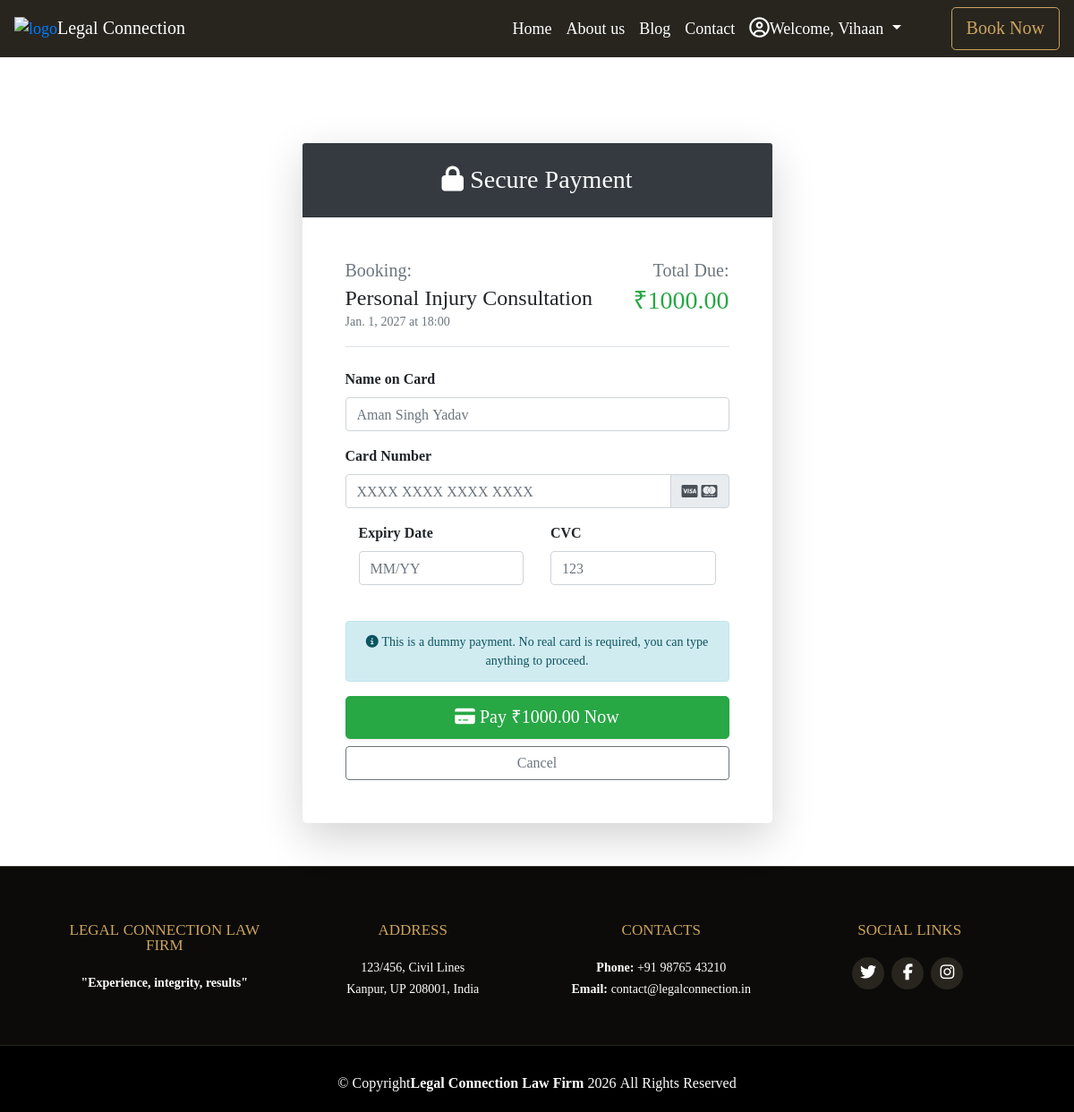
Screenshot of /booking/payment/10/ (signed in) with the database file from the repository.
### booking/models.py (models this page shows, shortened)
class Booking(models.Model):
    user = models.ForeignKey(User, on_delete=models.CASCADE)
    service = models.ForeignKey(Service, null=True, on_delete=models.SET_NULL)
    name = models.CharField(max_length=50)
    email = models.EmailField(blank=True, null=True)
    phoneRegex = RegexValidator(regex=r'^\+?1?\d{8,15}$',
                                message="Please enter a valid phone number,"
                                "e.g. 9876543210. Up to 15 digits allowed.",
                                code="invalid")
    phone = models.CharField(validators=[phoneRegex], max_length=16,
                             null=True, blank=True)
    date = models.DateField()
    time = models.CharField(max_length=30, choices=HOURS, default='10:00')
    is_paid = models.BooleanField(default=False)
    video_call_link = models.URLField(blank=True, null=True)
    class Meta:
        unique_together = ('user', 'date', 'time', 'service')

class Service(models.Model):
    service_name = models.CharField(max_length=150, unique=True)
    price = models.DecimalField(max_digits=10, decimal_places=2)
    class Meta:
        unique_together = ('service_name', 'price', )
        ordering = ['-price']

### booking/views.py (the view)
# urls.py: path('payment/<int:booking_id>/', views.payment, name='payment'),
def payment(request, booking_id):
    booking = get_object_or_404(Booking, id=booking_id)
    if request.user != booking.user:
        return redirect('bookings')
    if request.method == 'POST':
        booking.is_paid = True
        booking.video_call_link = f"https://meet.jit.si/LegalConnectionBooking{booking.id}"
        booking.save()
        messages.success(request, 'Payment successful! Your video call link is ready.')
        return redirect('bookings')
    context = {'booking': booking}
    return render(request, 'payment.html', context)

### templates/payment.html (shortened to what this page needs)
{% extends 'base.html' %}
{% load static %}
{% block content %}
<div class="container mt-5 pt-5 mb-5">
    <div class="row justify-content-center">
        <div class="col-md-6">
            <div class="card shadow-lg border-0 rounded-lg">
                <div class="card-header bg-dark text-white text-center py-4">
                    <h3 class="mb-0"><i class="fa-solid fa-lock"></i> Secure Payment</h3>
                </div>
                <div class="card-body p-5">
                    <div class="d-flex justify-content-between mb-4 pb-3 border-bottom">
                        <div>
                            <h5 class="text-muted mb-1">Booking:</h5>
                            <h4 class="mb-0">{{ booking.service.service_name }}</h4>
                            <small class="text-muted">{{ booking.date }} at {{ booking.time }}</small>
                        </div>
                        <div class="text-right">
                            <h5 class="text-muted mb-1">Total Due:</h5>
                            <h3 class="text-success mb-0">₹{{ booking.service.price }}</h3>
                        </div>
                    </div>
                    <form method="POST">
                        <div class="form-group mb-3">
                            <label class="font-weight-bold">Name on Card</label>
                            <input type="text" class="form-control" placeholder="Aman Singh Yadav" required>
                        </div>
                        <div class="form-group mb-3">
                            <label class="font-weight-bold">Card Number</label>
                            <div class="input-group">
                                <input type="text" class="form-control" placeholder="XXXX XXXX XXXX XXXX" required>
                                <div class="input-group-append">
                                    <span class="input-group-text"><i class="fa-brands fa-cc-visa"></i> <i class="fa-brands fa-cc-mastercard ml-1"></i></span>
                                </div>
                            </div>
                        </div>
                        <div class="row mb-4">
                            <div class="col-6">
                                <div class="form-group">
                                    <label class="font-weight-bold">Expiry Date</label>
                                    <input type="text" class="form-control" placeholder="MM/YY" required>
                                </div>
                            </div>
                            <div class="col-6">
                                <div class="form-group">
                                    <label class="font-weight-bold">CVC</label>
                                    <input type="password" class="form-control" placeholder="123" required>
                                </div>
                            </div>
                        </div>
                        <div class="alert alert-info small text-center">
                            <i class="fa-solid fa-circle-info"></i> This is a dummy payment. No real card is required, you can type anything to proceed.
                        </div>
                        <button type="submit" class="btn btn-success btn-lg btn-block w-100 shadow-sm mt-3">
                            <i class="fa-solid fa-credit-card"></i> Pay ₹{{ booking.service.price }} Now
                        </button>
                        <a href="{% url 'bookings' %}" class="btn btn-outline-secondary btn-block w-100 mt-2">Cancel</a>
                    </form>
                </div>
            </div>
        </div>
    </div>
</div>
{% endblock content %}

### templates/base.html (shortened to what this page needs)
{% load static %}
<!DOCTYPE html>
<html lang="en">
  <head>
      <link rel="stylesheet" href="https://cdn.jsdelivr.net/npm/bootstrap@4.6.2/dist/css/bootstrap.min.css"
>
      <link rel="stylesheet" href="{% static 'css/style.css' %}">
  </head>
  <body>
    <header>
        <nav class="navbar navbar-expand-lg navbar-dark">
          <a class="logo"><img src="https://res.cloudinary.com/dremtdt73/image/upload/v1680098150/logo-removebg-preview_1_1_bpuhnf.png" style="width: 70px; height: 50px;" alt="logo"> </a>
          <a class="navbar-brand" href="{% url 'home' %}">Legal Connection</a>
          <div class="collapse navbar-collapse" id="navbarSupportedContent">
            <ul class="navbar-nav ml-auto mr-5">
              <li class="nav-item "><a class="nav-link" id="nav-home" href="{% url 'home' %}" >Home</a></li>
              <li class="nav-item "><a class="nav-link" id="nav-about" href="{% url 'about' %}" >About us</a></li>
              <li class="nav-item "><a class="nav-link" id="nav-blog" href="{% url 'blog' %}" >Blog</a></li>
              <li class="nav-item "><a class="nav-link" id="nav-contact" href="{% url 'contact' %}" >Contact</a></li>
                {% if request.user.is_authenticated %}
              <li class="nav-item dropdown">
                <a class="nav-link dropdown-toggle" href="#" id="navbarDropdown" role="button" data-toggle="dropdown" aria-haspopup="true" aria-expanded="false" >
                  <i class="far fa-user-circle fa-lg me-1"></i>Welcome, {{ user.username }}
                </a>
              </li>
                {% endif %}
                  </ul>
                    {% if user.profile.user_type != 'lawyer' %}
                      <a href="{% url 'booknow' %}" class="btn btn-outline-light btn-lg add-post-button" id="book-btn">Book Now</a>
                    {% endif %}
          </div>
        </nav>
    </header>
<main>
  {% block content %}
  {% endblock %}
</main>
<footer id="footer">
  <div class="footer-top">
    <div class="container">
      <div class="row">
        <div class="col-lg-3 col-md-6">
          <div class="footer-info">
            <h3>Legal Connection Law Firm</h3>
                <p><strong>"Experience, integrity, results"</strong></p>
          </div>
        </div>
        <div class="col-lg-3 col-md-6">
          <div class="footer-info">
            <h3>Address</h3>
              <p>123/456, Civil Lines<br>Kanpur, UP 208001, India</p>
          </div>
        </div>
        <div class="col-lg-3 col-md-6">
          <div class="footer-info">
            <h3>Contacts</h3>
              <p><strong>Phone:</strong> +91 98765 43210<br>
                 <strong>Email:</strong> contact@legalconnection.in<br>
              </p>
          </div>
        </div>
        <div class="col-lg-3 col-md-6">
          <div class="footer-info">
            <h3>Social Links</h3>
            <div class="social-links mt-3">
              <a href="#" class="twitter"><i class="fa fa-twitter"></i></a>
              <a href="#" class="facebook"><i class="fa fa-facebook"></i></a>
              <a href="#" class="instagram"><i class="fa fa-instagram"></i></a>
            </div>
          </div>
        </div>
      </div>
    </div>
  </div>
  <div class="container">
    <div class="copyright">
      &copy; Copyright<strong><span>Legal Connection Law Firm</span></strong>
      All Rights Reserved
    </div>
  </div>
</footer>
  </body>
</html>

### static/css/style.css (style rules this page uses)
body { font-family: 'Noto Serif Lao', serif; }
.row { margin: 0; }
.navbar { background: #28251f; font-size: large; }
#nav-home, #nav-about, #nav-blog, #nav-contact, #navbarDropdown { color: #fff; }
#book-btn, #book-btn-main { border-color: #cda45e; color: #cda45e; }
.card { border: none; background-color: transparent; }
#footer { background: black; padding: 0 0 20px 0; color: #fff; text-align: center; }
#footer .footer-top { background: #0c0b09; border-top: 1px solid #37332a; border-bottom: 1px solid #28251f; padding: 60px 0 20px 0; }
#footer .footer-top .footer-info { margin-bottom: 30px; }
#footer .footer-top .footer-info h3 { font-size: 17px; margin: 0 0 20px 0; padding: 2px 0 2px 0; line-height: 1; font-weight: 400; text-transform: uppercase; color: #cda45e; }
#footer .footer-top .footer-info p { font-size: 14px; line-height: 24px; margin-bottom: 0; color: #fff; }
#footer .footer-top .social-links a { font-size: 18px; display: inline-block; background: #28251f; color: #fff; line-height: 1; padding: 8px 0; margin-right: 4px; border-radius: 50%; text-align: center; width: 36px; height: 36px; transition: 0.3s; }
#footer .copyright { text-align: center; padding-top: 30px; }

### rows the page displays
Booking: service.service_name "Personal Injury Consultation", date "Jan. 1, 2027", time "18:00", service.price "1000.00"

### other values shown
{{ user.username }} "Vihaan"
